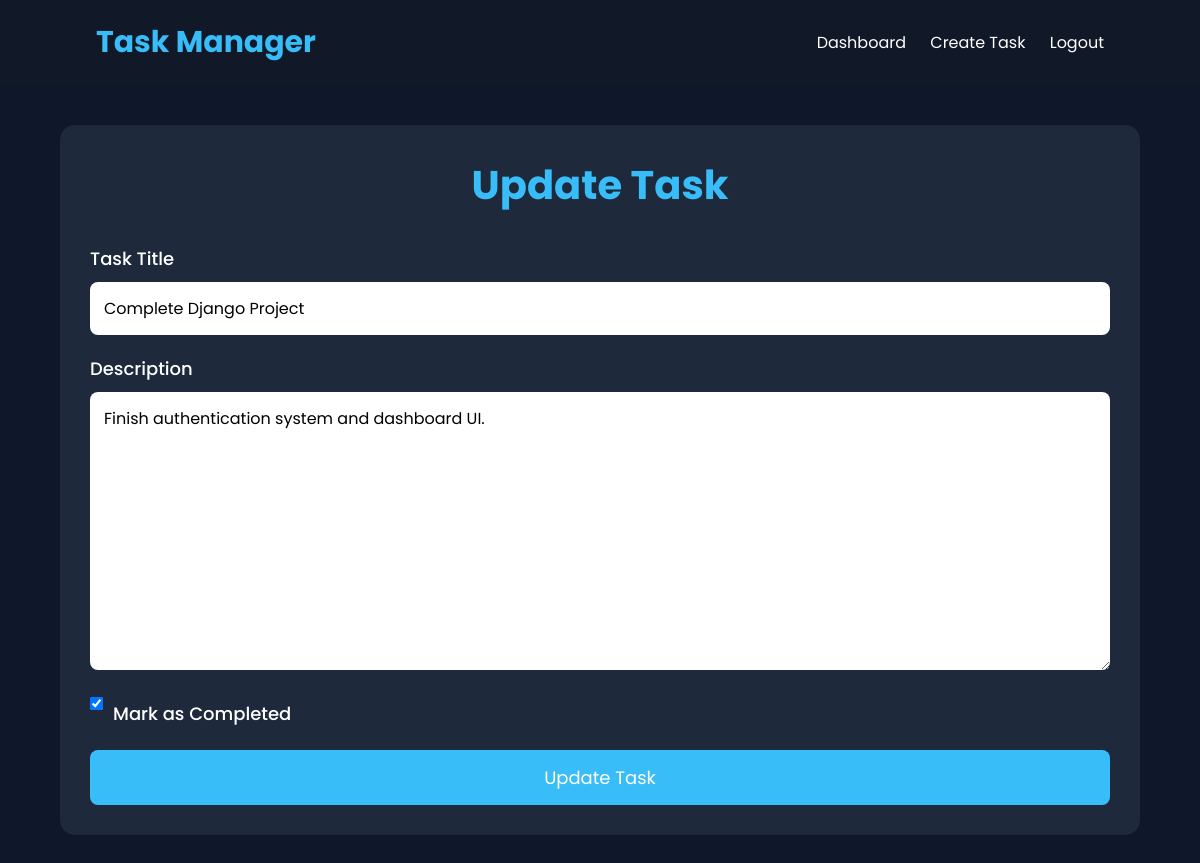
The app's page /update-task/2/ (signed in) with its own data.
### testapp/models.py (models this page shows, shortened)
class Task(models.Model):
    user = models.ForeignKey(User, on_delete=models.CASCADE)
    title = models.CharField(max_length=200)
    description = models.TextField()
    completed = models.BooleanField(default=False)
    created = models.DateTimeField(auto_now_add=True)

### testapp/views.py (the view)
# urls.py: path('update-task/<int:pk>/',views.update_task,name='update_task'),
@login_required(login_url='login')
def update_task(request, pk):
    task = get_object_or_404(
        Task,
        id=pk,
        user=request.user
    )
    if request.method == 'POST':
        form = TaskForm(
            request.POST,
            instance=task
        )
        if form.is_valid():
            form.save()
            return redirect('dashboard')
    else:
        form = TaskForm(instance=task)
    return render(
        request,
        'testapp/update_task.html',
        {'form': form}
    )

### testapp/forms.py
class TaskForm(forms.ModelForm):
    class Meta:
        model = Task
        fields = [
            'title',
            'description',
            'completed'
        ]

### templates/testapp/update_task.html (shortened to what this page needs)
{% extends 'base.html' %}
{% block content %}
<div class="card">
    <h1 class="title">
        Update Task
    </h1>
    <form method="POST">
        <label>Task Title</label>
        {{ form.title }}
        <label>Description</label>
        {{ form.description }}
        <label class="check-label">
            {{ form.completed }}
            Mark as Completed
        </label>
        <button type="submit">
            Update Task
        </button>
    </form>
</div>
{% endblock %}

### static/css/style.css (style rules this page uses)
* { margin:0; padding:0; box-sizing:border-box; font-family:'Poppins',sans-serif; }
body { background:#0f172a; color:white; min-height:100vh; }
.card { background:#1e293b; padding:30px; border-radius:15px; }
.title { text-align:center; margin-bottom:30px; color:#38bdf8; font-size:40px; }
input, textarea, select { width:100%; padding:14px; margin-bottom:20px; border:none; border-radius:8px; outline:none; font-size:16px; }
button { width:100%; padding:14px; border:none; border-radius:8px; background:#38bdf8; color:white; font-size:18px; cursor:pointer; }
label { display:block; margin-bottom:10px; font-size:18px; font-weight:500; }
.check-label { display:flex; align-items:center; gap:10px; margin-bottom:20px; }
.check-label input { width:auto; }

### records on screen
Task: title "Complete Django Project", description "Finish authentication system and dashboard UI.", completed "☑"
